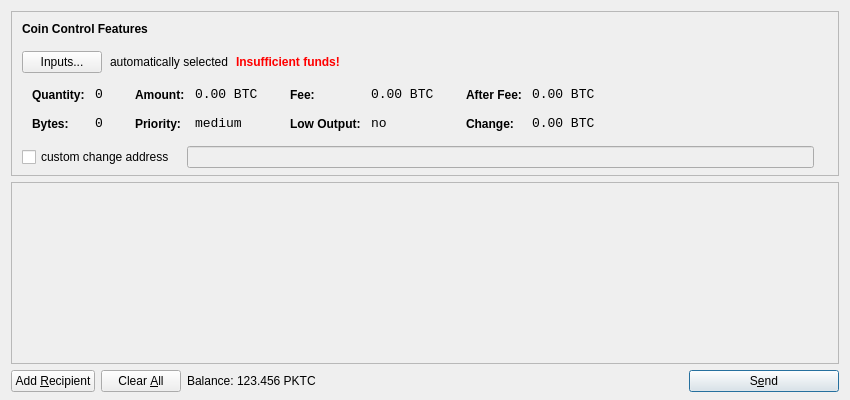
<?xml version="1.0" encoding="UTF-8"?>
<ui version="4.0">
 <class>SendCoinsDialog</class>
 <widget class="QDialog" name="SendCoinsDialog">
  <property name="geometry">
   <rect>
    <x>0</x>
    <y>0</y>
    <width>850</width>
    <height>400</height>
   </rect>
  </property>
  <property name="windowTitle">
   <string>Send Coins</string>
  </property>
  <layout class="QVBoxLayout" name="verticalLayout" stretch="0,1,0">
   <property name="bottomMargin">
    <number>8</number>
   </property>
   <item>
    <widget class="QFrame" name="frameCoinControl">
     <property name="sizePolicy">
      <sizepolicy hsizetype="Expanding" vsizetype="Expanding">
       <horstretch>0</horstretch>
       <verstretch>0</verstretch>
      </sizepolicy>
     </property>
     <property name="maximumSize">
      <size>
       <width>16777215</width>
       <height>16777215</height>
      </size>
     </property>
     <property name="frameShape">
      <enum>QFrame::StyledPanel</enum>
     </property>
     <property name="frameShadow">
      <enum>QFrame::Sunken</enum>
     </property>
     <layout class="QVBoxLayout" name="verticalLayoutCoinControl2">
      <property name="spacing">
       <number>-1</number>
      </property>
      <property name="leftMargin">
       <number>0</number>
      </property>
      <property name="topMargin">
       <number>0</number>
      </property>
      <property name="rightMargin">
       <number>0</number>
      </property>
      <property name="bottomMargin">
       <number>6</number>
      </property>
      <item>
       <layout class="QVBoxLayout" name="verticalLayoutCoinControl" stretch="0,0,0,0,1">
        <property name="spacing">
         <number>0</number>
        </property>
        <property name="leftMargin">
         <number>10</number>
        </property>
        <property name="topMargin">
         <number>10</number>
        </property>
        <item>
         <layout class="QHBoxLayout" name="horizontalLayoutCoinControl1">
          <property name="bottomMargin">
           <number>15</number>
          </property>
          <item>
           <widget class="QLabel" name="labelCoinControlFeatures">
            <property name="sizePolicy">
             <sizepolicy hsizetype="Preferred" vsizetype="Maximum">
              <horstretch>0</horstretch>
              <verstretch>0</verstretch>
             </sizepolicy>
            </property>
            <property name="font">
             <font>
              <weight>75</weight>
              <bold>true</bold>
             </font>
            </property>
            <property name="styleSheet">
             <string notr="true">font-weight:bold;</string>
            </property>
            <property name="text">
             <string>Coin Control Features</string>
            </property>
           </widget>
          </item>
         </layout>
        </item>
        <item>
         <layout class="QHBoxLayout" name="horizontalLayoutCoinControl2" stretch="0,0,0,0">
          <property name="spacing">
           <number>8</number>
          </property>
          <property name="bottomMargin">
           <number>10</number>
          </property>
          <item>
           <widget class="QPushButton" name="pushButtonCoinControl">
            <property name="styleSheet">
             <string notr="true"/>
            </property>
            <property name="text">
             <string>Inputs...</string>
            </property>
           </widget>
          </item>
          <item>
           <widget class="QLabel" name="labelCoinControlAutomaticallySelected">
            <property name="text">
             <string>automatically selected</string>
            </property>
            <property name="margin">
             <number>5</number>
            </property>
           </widget>
          </item>
          <item>
           <widget class="QLabel" name="labelCoinControlInsuffFunds">
            <property name="font">
             <font>
              <weight>75</weight>
              <bold>true</bold>
             </font>
            </property>
            <property name="styleSheet">
             <string notr="true">color:red;font-weight:bold;</string>
            </property>
            <property name="text">
             <string>Insufficient funds!</string>
            </property>
            <property name="margin">
             <number>5</number>
            </property>
           </widget>
          </item>
          <item>
           <spacer name="horizontalSpacerCoinControl">
            <property name="orientation">
             <enum>Qt::Horizontal</enum>
            </property>
            <property name="sizeHint" stdset="0">
             <size>
              <width>40</width>
              <height>1</height>
             </size>
            </property>
           </spacer>
          </item>
         </layout>
        </item>
        <item>
         <widget class="QWidget" name="widgetCoinControl" native="true">
          <property name="sizePolicy">
           <sizepolicy hsizetype="Preferred" vsizetype="Preferred">
            <horstretch>0</horstretch>
            <verstretch>0</verstretch>
           </sizepolicy>
          </property>
          <property name="minimumSize">
           <size>
            <width>0</width>
            <height>0</height>
           </size>
          </property>
          <property name="styleSheet">
           <string notr="true"/>
          </property>
          <layout class="QHBoxLayout" name="horizontalLayoutCoinControl5">
           <property name="margin">
            <number>0</number>
           </property>
           <item>
            <layout class="QHBoxLayout" name="horizontalLayoutCoinControl3" stretch="0,0,0,1">
             <property name="spacing">
              <number>20</number>
             </property>
             <property name="topMargin">
              <number>0</number>
             </property>
             <property name="bottomMargin">
              <number>10</number>
             </property>
             <item>
              <layout class="QFormLayout" name="formLayoutCoinControl1">
               <property name="horizontalSpacing">
                <number>10</number>
               </property>
               <property name="verticalSpacing">
                <number>14</number>
               </property>
               <property name="leftMargin">
                <number>10</number>
               </property>
               <property name="topMargin">
                <number>4</number>
               </property>
               <property name="rightMargin">
                <number>6</number>
               </property>
               <item row="0" column="0">
                <widget class="QLabel" name="labelCoinControlQuantityText">
                 <property name="styleSheet">
                  <string notr="true">font-weight:bold;</string>
                 </property>
                 <property name="text">
                  <string>Quantity:</string>
                 </property>
                 <property name="margin">
                  <number>0</number>
                 </property>
                </widget>
               </item>
               <item row="0" column="1">
                <widget class="QLabel" name="labelCoinControlQuantity">
                 <property name="font">
                  <font>
                   <family>Monospace</family>
                   <pointsize>10</pointsize>
                  </font>
                 </property>
                 <property name="cursor">
                  <cursorShape>IBeamCursor</cursorShape>
                 </property>
                 <property name="contextMenuPolicy">
                  <enum>Qt::ActionsContextMenu</enum>
                 </property>
                 <property name="text">
                  <string notr="true">0</string>
                 </property>
                 <property name="margin">
                  <number>0</number>
                 </property>
                 <property name="textInteractionFlags">
                  <set>Qt::LinksAccessibleByMouse|Qt::TextSelectableByKeyboard|Qt::TextSelectableByMouse</set>
                 </property>
                </widget>
               </item>
               <item row="1" column="0">
                <widget class="QLabel" name="labelCoinControlBytesText">
                 <property name="styleSheet">
                  <string notr="true">font-weight:bold;</string>
                 </property>
                 <property name="text">
                  <string>Bytes:</string>
                 </property>
                </widget>
               </item>
               <item row="1" column="1">
                <widget class="QLabel" name="labelCoinControlBytes">
                 <property name="font">
                  <font>
                   <family>Monospace</family>
                   <pointsize>10</pointsize>
                  </font>
                 </property>
                 <property name="cursor">
                  <cursorShape>IBeamCursor</cursorShape>
                 </property>
                 <property name="contextMenuPolicy">
                  <enum>Qt::ActionsContextMenu</enum>
                 </property>
                 <property name="text">
                  <string notr="true">0</string>
                 </property>
                 <property name="textInteractionFlags">
                  <set>Qt::LinksAccessibleByMouse|Qt::TextSelectableByKeyboard|Qt::TextSelectableByMouse</set>
                 </property>
                </widget>
               </item>
              </layout>
             </item>
             <item>
              <layout class="QFormLayout" name="formLayoutCoinControl2">
               <property name="horizontalSpacing">
                <number>10</number>
               </property>
               <property name="verticalSpacing">
                <number>14</number>
               </property>
               <property name="leftMargin">
                <number>6</number>
               </property>
               <property name="topMargin">
                <number>4</number>
               </property>
               <property name="rightMargin">
                <number>6</number>
               </property>
               <item row="0" column="0">
                <widget class="QLabel" name="labelCoinControlAmountText">
                 <property name="styleSheet">
                  <string notr="true">font-weight:bold;</string>
                 </property>
                 <property name="text">
                  <string>Amount:</string>
                 </property>
                 <property name="margin">
                  <number>0</number>
                 </property>
                </widget>
               </item>
               <item row="0" column="1">
                <widget class="QLabel" name="labelCoinControlAmount">
                 <property name="font">
                  <font>
                   <family>Monospace</family>
                   <pointsize>10</pointsize>
                  </font>
                 </property>
                 <property name="cursor">
                  <cursorShape>IBeamCursor</cursorShape>
                 </property>
                 <property name="contextMenuPolicy">
                  <enum>Qt::ActionsContextMenu</enum>
                 </property>
                 <property name="text">
                  <string notr="true">0.00 BTC</string>
                 </property>
                 <property name="textInteractionFlags">
                  <set>Qt::LinksAccessibleByMouse|Qt::TextSelectableByKeyboard|Qt::TextSelectableByMouse</set>
                 </property>
                </widget>
               </item>
               <item row="1" column="0">
                <widget class="QLabel" name="labelCoinControlPriorityText">
                 <property name="styleSheet">
                  <string notr="true">font-weight:bold;</string>
                 </property>
                 <property name="text">
                  <string>Priority:</string>
                 </property>
                </widget>
               </item>
               <item row="1" column="1">
                <widget class="QLabel" name="labelCoinControlPriority">
                 <property name="font">
                  <font>
                   <family>Monospace</family>
                   <pointsize>10</pointsize>
                  </font>
                 </property>
                 <property name="cursor">
                  <cursorShape>IBeamCursor</cursorShape>
                 </property>
                 <property name="contextMenuPolicy">
                  <enum>Qt::ActionsContextMenu</enum>
                 </property>
                 <property name="text">
                  <string>medium</string>
                 </property>
                 <property name="textInteractionFlags">
                  <set>Qt::LinksAccessibleByMouse|Qt::TextSelectableByKeyboard|Qt::TextSelectableByMouse</set>
                 </property>
                </widget>
               </item>
              </layout>
             </item>
             <item>
              <layout class="QFormLayout" name="formLayoutCoinControl3">
               <property name="horizontalSpacing">
                <number>10</number>
               </property>
               <property name="verticalSpacing">
                <number>14</number>
               </property>
               <property name="leftMargin">
                <number>6</number>
               </property>
               <property name="topMargin">
                <number>4</number>
               </property>
               <property name="rightMargin">
                <number>6</number>
               </property>
               <item row="0" column="0">
                <widget class="QLabel" name="labelCoinControlFeeText">
                 <property name="styleSheet">
                  <string notr="true">font-weight:bold;</string>
                 </property>
                 <property name="text">
                  <string>Fee:</string>
                 </property>
                 <property name="margin">
                  <number>0</number>
                 </property>
                </widget>
               </item>
               <item row="0" column="1">
                <widget class="QLabel" name="labelCoinControlFee">
                 <property name="font">
                  <font>
                   <family>Monospace</family>
                   <pointsize>10</pointsize>
                  </font>
                 </property>
                 <property name="cursor">
                  <cursorShape>IBeamCursor</cursorShape>
                 </property>
                 <property name="contextMenuPolicy">
                  <enum>Qt::ActionsContextMenu</enum>
                 </property>
                 <property name="text">
                  <string notr="true">0.00 BTC</string>
                 </property>
                 <property name="textInteractionFlags">
                  <set>Qt::LinksAccessibleByMouse|Qt::TextSelectableByKeyboard|Qt::TextSelectableByMouse</set>
                 </property>
                </widget>
               </item>
               <item row="1" column="0">
                <widget class="QLabel" name="labelCoinControlLowOutputText">
                 <property name="styleSheet">
                  <string notr="true">font-weight:bold;</string>
                 </property>
                 <property name="text">
                  <string>Low Output:</string>
                 </property>
                </widget>
               </item>
               <item row="1" column="1">
                <widget class="QLabel" name="labelCoinControlLowOutput">
                 <property name="font">
                  <font>
                   <family>Monospace</family>
                   <pointsize>10</pointsize>
                  </font>
                 </property>
                 <property name="cursor">
                  <cursorShape>IBeamCursor</cursorShape>
                 </property>
                 <property name="contextMenuPolicy">
                  <enum>Qt::ActionsContextMenu</enum>
                 </property>
                 <property name="text">
                  <string>no</string>
                 </property>
                 <property name="textInteractionFlags">
                  <set>Qt::LinksAccessibleByMouse|Qt::TextSelectableByKeyboard|Qt::TextSelectableByMouse</set>
                 </property>
                </widget>
               </item>
              </layout>
             </item>
             <item>
              <layout class="QFormLayout" name="formLayoutCoinControl4">
               <property name="horizontalSpacing">
                <number>10</number>
               </property>
               <property name="verticalSpacing">
                <number>14</number>
               </property>
               <property name="leftMargin">
                <number>6</number>
               </property>
               <property name="topMargin">
                <number>4</number>
               </property>
               <property name="rightMargin">
                <number>6</number>
               </property>
               <item row="0" column="0">
                <widget class="QLabel" name="labelCoinControlAfterFeeText">
                 <property name="styleSheet">
                  <string notr="true">font-weight:bold;</string>
                 </property>
                 <property name="text">
                  <string>After Fee:</string>
                 </property>
                 <property name="margin">
                  <number>0</number>
                 </property>
                </widget>
               </item>
               <item row="0" column="1">
                <widget class="QLabel" name="labelCoinControlAfterFee">
                 <property name="font">
                  <font>
                   <family>Monospace</family>
                   <pointsize>10</pointsize>
                  </font>
                 </property>
                 <property name="cursor">
                  <cursorShape>IBeamCursor</cursorShape>
                 </property>
                 <property name="contextMenuPolicy">
                  <enum>Qt::ActionsContextMenu</enum>
                 </property>
                 <property name="text">
                  <string notr="true">0.00 BTC</string>
                 </property>
                 <property name="textInteractionFlags">
                  <set>Qt::LinksAccessibleByMouse|Qt::TextSelectableByKeyboard|Qt::TextSelectableByMouse</set>
                 </property>
                </widget>
               </item>
               <item row="1" column="0">
                <widget class="QLabel" name="labelCoinControlChangeText">
                 <property name="styleSheet">
                  <string notr="true">font-weight:bold;</string>
                 </property>
                 <property name="text">
                  <string>Change:</string>
                 </property>
                </widget>
               </item>
               <item row="1" column="1">
                <widget class="QLabel" name="labelCoinControlChange">
                 <property name="font">
                  <font>
                   <family>Monospace</family>
                   <pointsize>10</pointsize>
                  </font>
                 </property>
                 <property name="cursor">
                  <cursorShape>IBeamCursor</cursorShape>
                 </property>
                 <property name="contextMenuPolicy">
                  <enum>Qt::ActionsContextMenu</enum>
                 </property>
                 <property name="text">
                  <string notr="true">0.00 BTC</string>
                 </property>
                 <property name="textInteractionFlags">
                  <set>Qt::LinksAccessibleByMouse|Qt::TextSelectableByKeyboard|Qt::TextSelectableByMouse</set>
                 </property>
                </widget>
               </item>
              </layout>
             </item>
            </layout>
           </item>
          </layout>
         </widget>
        </item>
        <item>
         <layout class="QHBoxLayout" name="horizontalLayoutCoinControl4" stretch="0,0,0">
          <property name="spacing">
           <number>12</number>
          </property>
          <property name="sizeConstraint">
           <enum>QLayout::SetDefaultConstraint</enum>
          </property>
          <property name="topMargin">
           <number>5</number>
          </property>
          <property name="rightMargin">
           <number>5</number>
          </property>
          <item>
           <widget class="QCheckBox" name="checkBoxCoinControlChange">
            <property name="text">
             <string>custom change address</string>
            </property>
           </widget>
          </item>
          <item>
           <widget class="QLineEdit" name="lineEditCoinControlChange">
            <property name="enabled">
             <bool>false</bool>
            </property>
            <property name="sizePolicy">
             <sizepolicy hsizetype="Expanding" vsizetype="Fixed">
              <horstretch>0</horstretch>
              <verstretch>0</verstretch>
             </sizepolicy>
            </property>
           </widget>
          </item>
          <item>
           <widget class="QLabel" name="labelCoinControlChangeLabel">
            <property name="sizePolicy">
             <sizepolicy hsizetype="Preferred" vsizetype="Expanding">
              <horstretch>0</horstretch>
              <verstretch>0</verstretch>
             </sizepolicy>
            </property>
            <property name="minimumSize">
             <size>
              <width>0</width>
              <height>0</height>
             </size>
            </property>
            <property name="text">
             <string/>
            </property>
            <property name="margin">
             <number>3</number>
            </property>
           </widget>
          </item>
         </layout>
        </item>
        <item>
         <spacer name="verticalSpacerCoinControl">
          <property name="orientation">
           <enum>Qt::Vertical</enum>
          </property>
          <property name="sizeHint" stdset="0">
           <size>
            <width>800</width>
            <height>1</height>
           </size>
          </property>
         </spacer>
        </item>
       </layout>
      </item>
     </layout>
    </widget>
   </item>
   <item>
    <widget class="QScrollArea" name="scrollArea">
     <property name="widgetResizable">
      <bool>true</bool>
     </property>
     <widget class="QWidget" name="scrollAreaWidgetContents">
      <property name="geometry">
       <rect>
        <x>0</x>
        <y>0</y>
        <width>830</width>
        <height>165</height>
       </rect>
      </property>
      <layout class="QVBoxLayout" name="verticalLayout_2">
       <property name="margin">
        <number>0</number>
       </property>
       <item>
        <layout class="QVBoxLayout" name="entries">
         <property name="spacing">
          <number>6</number>
         </property>
        </layout>
       </item>
       <item>
        <spacer name="verticalSpacer">
         <property name="orientation">
          <enum>Qt::Vertical</enum>
         </property>
         <property name="sizeHint" stdset="0">
          <size>
           <width>20</width>
           <height>40</height>
          </size>
         </property>
        </spacer>
       </item>
      </layout>
     </widget>
    </widget>
   </item>
   <item>
    <layout class="QHBoxLayout" name="horizontalLayout">
     <item>
      <widget class="QPushButton" name="addButton">
       <property name="toolTip">
        <string>Send to multiple recipients at once</string>
       </property>
       <property name="text">
        <string>Add &amp;Recipient</string>
       </property>
       <property name="icon">
        <iconset resource="../bitcoin.qrc">
         <normaloff>:/icons/add</normaloff>:/icons/add</iconset>
       </property>
       <property name="autoDefault">
        <bool>false</bool>
       </property>
      </widget>
     </item>
     <item>
      <widget class="QPushButton" name="clearButton">
       <property name="sizePolicy">
        <sizepolicy hsizetype="Minimum" vsizetype="Fixed">
         <horstretch>0</horstretch>
         <verstretch>0</verstretch>
        </sizepolicy>
       </property>
       <property name="toolTip">
        <string>Remove all transaction fields</string>
       </property>
       <property name="text">
        <string>Clear &amp;All</string>
       </property>
       <property name="icon">
        <iconset resource="../bitcoin.qrc">
         <normaloff>:/icons/remove</normaloff>:/icons/remove</iconset>
       </property>
       <property name="autoRepeatDelay">
        <number>300</number>
       </property>
       <property name="autoDefault">
        <bool>false</bool>
       </property>
      </widget>
     </item>
     <item>
      <layout class="QHBoxLayout" name="horizontalLayout_2">
       <property name="spacing">
        <number>3</number>
       </property>
       <item>
        <widget class="QLabel" name="label">
         <property name="text">
          <string>Balance:</string>
         </property>
        </widget>
       </item>
       <item>
        <widget class="QLabel" name="labelBalance">
         <property name="cursor">
          <cursorShape>IBeamCursor</cursorShape>
         </property>
         <property name="text">
          <string>123.456 PKTC</string>
         </property>
         <property name="textInteractionFlags">
          <set>Qt::LinksAccessibleByMouse|Qt::TextSelectableByKeyboard|Qt::TextSelectableByMouse</set>
         </property>
        </widget>
       </item>
      </layout>
     </item>
     <item>
      <spacer name="horizontalSpacer">
       <property name="orientation">
        <enum>Qt::Horizontal</enum>
       </property>
       <property name="sizeHint" stdset="0">
        <size>
         <width>40</width>
         <height>20</height>
        </size>
       </property>
      </spacer>
     </item>
     <item>
      <widget class="QPushButton" name="sendButton">
       <property name="minimumSize">
        <size>
         <width>150</width>
         <height>0</height>
        </size>
       </property>
       <property name="toolTip">
        <string>Confirm the send action</string>
       </property>
       <property name="text">
        <string>S&amp;end</string>
       </property>
       <property name="icon">
        <iconset resource="../bitcoin.qrc">
         <normaloff>:/icons/send</normaloff>:/icons/send</iconset>
       </property>
       <property name="default">
        <bool>true</bool>
       </property>
      </widget>
     </item>
    </layout>
   </item>
  </layout>
 </widget>
 <resources>
  <include location="../bitcoin.qrc"/>
 </resources>
 <connections/>
</ui>
